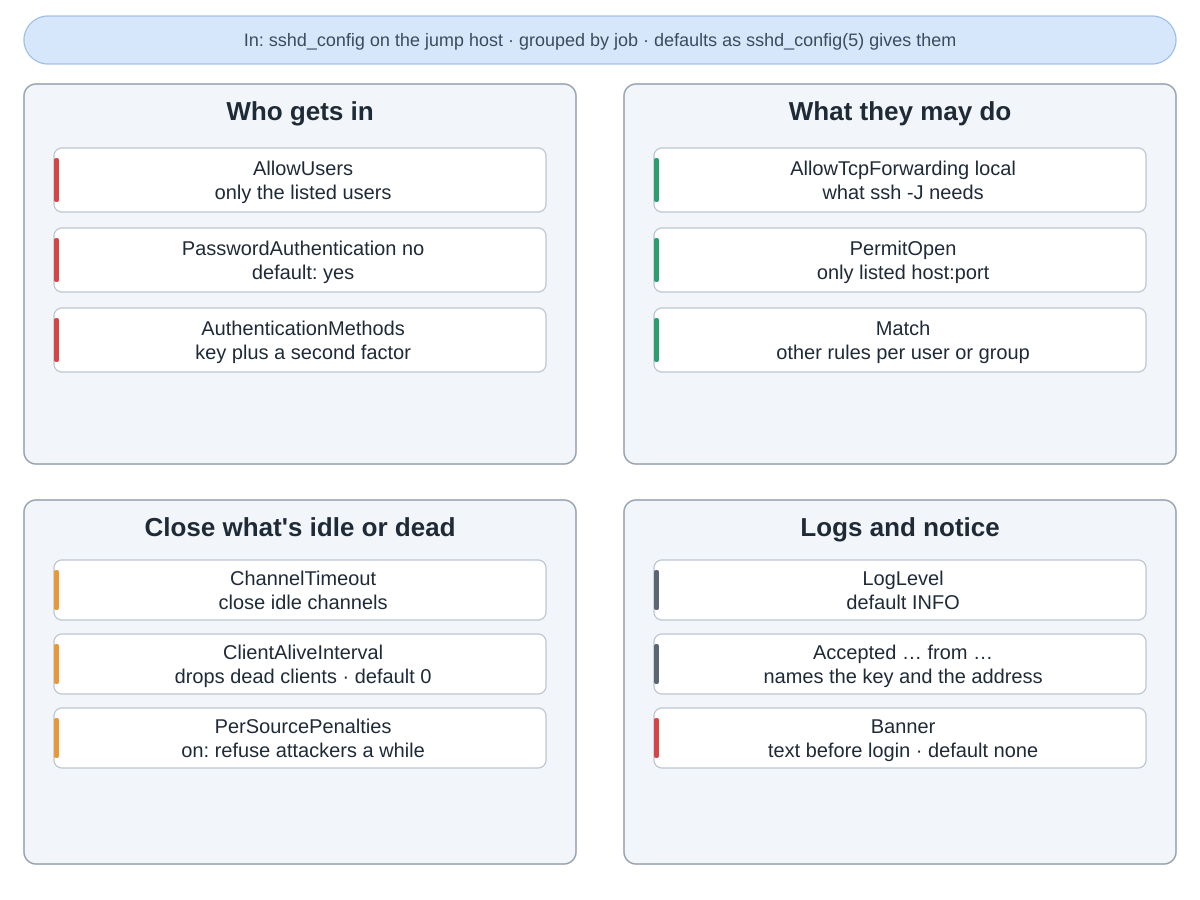

Write the Python code that produced this figure.
"""Settings on the jump host's sshd, grouped by job; a catalogue, not steps.
Defaults are the ones sshd_config.5 states.
Drawn from openssh/openssh-portable at commit 6a46ea6 (sshd_config.5: AllowUsers, PasswordAuthentication,
AuthenticationMethods, AllowTcpForwarding, PermitOpen, Match, ClientAliveInterval, ClientAliveCountMax, ChannelTimeout,
PerSourcePenalties, LogLevel, Banner; auth.c auth_log).
Run: python3 sshd.py"""
import sys
from pathlib import Path

sys.path.insert(0, str(Path(__file__).resolve().parents[2] / "tools"))
from archdiagram import Diagram, L, R, GW, T1, H1, T2, H2, WIDE  # noqa: E402

d = Diagram("Settings on the jump host's sshd",
            "In: the sshd_config file on the jump host. Its settings grouped by job, not in any order. "
            "Who gets in: AllowUsers lets in only the listed users, optionally from listed hosts; "
            "PasswordAuthentication no turns passwords off, the default is yes; AuthenticationMethods can "
            "ask for a key plus a second method. "
            "What they may do: AllowTcpForwarding local allows the forwarding that ssh -J uses; PermitOpen "
            "limits forwarding to listed host and port pairs; Match blocks set other rules for some users or "
            "groups. "
            "Close what's idle or dead: ChannelTimeout closes idle channels; ClientAliveInterval drops clients "
            "that stop answering, not idle ones, 0 by default, which means off; "
            "PerSourcePenalties, on by default, refuses an address that looks like an attack for a while. "
            "Logs and notice: LogLevel is INFO by default, and each accepted login is logged with its key "
            "fingerprint and source address; Banner shows text before login, none by default.")

d.pill(L, 16, WIDE, 48, "In: sshd_config on the jump host · grouped by job · defaults as sshd_config(5) gives them")

d.group(L, T1, GW, H1, "Who gets in")
d.column(L, T1, [("AllowUsers|only the listed users", "review"),
                 ("PasswordAuthentication no|default: yes", "review"),
                 ("AuthenticationMethods|key plus a second factor", "review")])

d.group(R, T1, GW, H1, "What they may do")
d.column(R, T1, [("AllowTcpForwarding local|what ssh -J needs", "plan"),
                 ("PermitOpen|only listed host:port", "plan"),
                 ("Match|other rules per user or group", "plan")])

d.group(L, T2, GW, H2, "Close what's idle or dead")
d.column(L, T2, [("ChannelTimeout|close idle channels", "critic"),
                 ("ClientAliveInterval|drops dead clients · default 0", "critic"),
                 ("PerSourcePenalties|on: refuse attackers a while", "critic")], h=60, gap=14, first=60)

d.group(R, T2, GW, H2, "Logs and notice")
d.column(R, T2, [("LogLevel|default INFO", "data"),
                 ("Accepted … from …|names the key and the address", "data"),
                 ("Banner|text before login · default none", "review")], h=60, gap=14, first=60)

d.save(Path(__file__).with_name("sshd.svg"))
